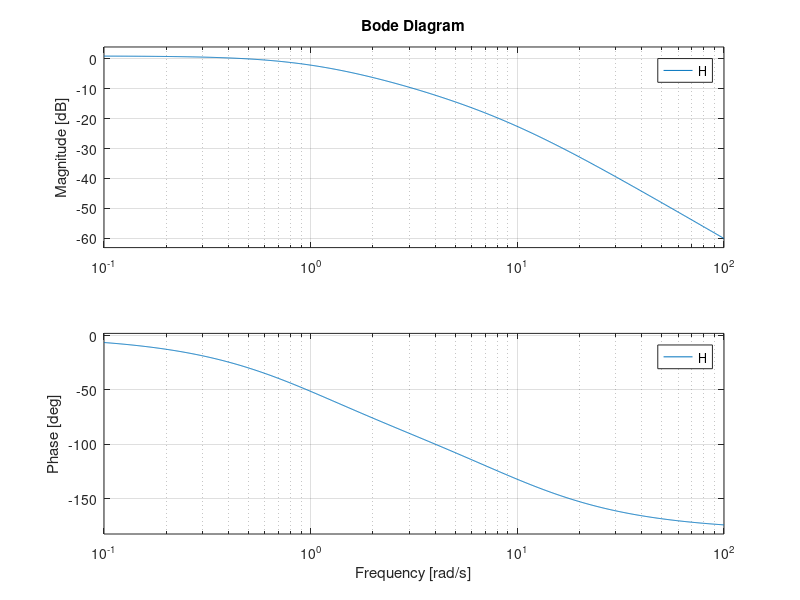
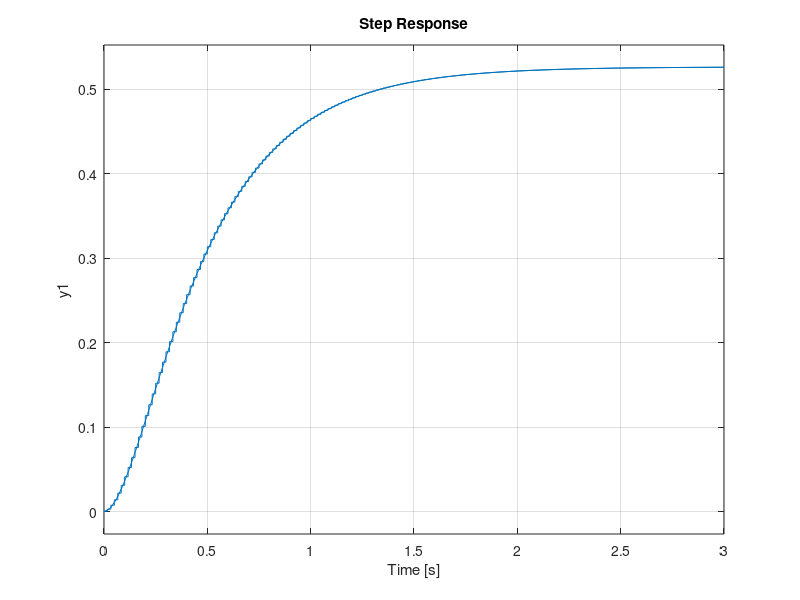

Source code (MATLAB) for these figures, in order:
clear all, close all
n=2;m=1;k=1;

A=[m-13 3*m-32 2*(m-10);
    1 0 0;
    0 1 0]; B=[1;0;0]; C=[0 10 10*n]; D=0;
[num,dem]=ss2tf(A,B,C,D);
H=tf(k*num,dem)

%a
bode(H)

%e

Hd=c2d(H,1/60,'tustin')
Ho=feedback(k*H,1), Hdo=feedback(k*Hd,1)
figure, step(Ho), hold on, step(Hdo)

[gv,r]=deconv([num zeros(1,4)], dem);

Ac=[ 0 0 -18;
    1 0 -29;
    0 1 -12]; Bc=[1;0;0];

Co=ctrb(Ac,Bc)
rank(Co)
